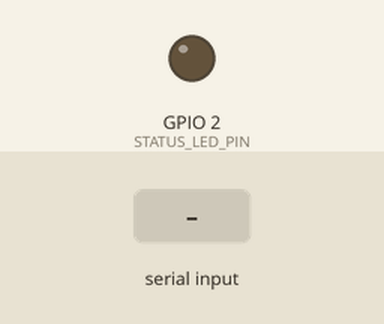
Recording of a sketch running on a simulated ESP32. Shown: output pins drawn as LEDs (lit = HIGH). The inputs (shaded band) are chosen by the test bench. What the sketch prints to the serial monitor is not drawn.

Above: at 12.2 s.
12.3 s: "MASTER_DATA:\n" received over the second serial link
At 12.7 s:
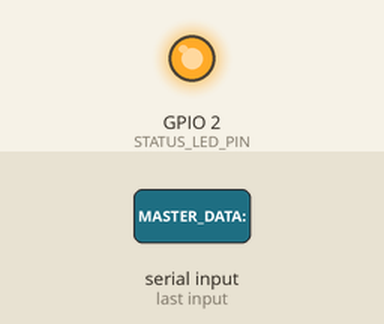
13.8 s: "INIT_MASTER\n" received over the second serial link
At 15.0 s:
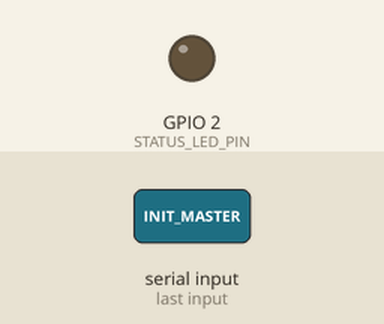
15.3 s: "SLAVE_READY\n" received over the second serial link
Timing chart, 0 to 18.3 s (numbered marks = the images above; inputs shaded):
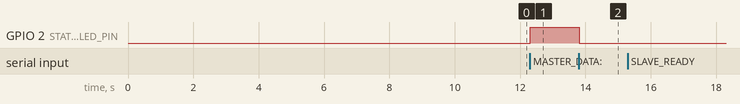

The sketch:

ESP32_______.ino
```cpp
/*
 * ESP32 纯串口通信版
 * 功能：只进行串口通信，不包含WiFi功能
 * 避免WiFi导致的重启问题
 */

// 串口配置
#define MEGA_TX_PIN 16     // ESP32 TX
#define MEGA_RX_PIN 17     // ESP32 RX
#define STATUS_LED_PIN 2   // 状态指示

// 在ESP32上使用Serial2与Mega2560通信
#define megaSerial Serial2

// 系统状态
bool megaConnected = false;
unsigned long lastHeartbeat = 0;
int dataCount = 0;

// 数据统计
unsigned long totalDataReceived = 0;
unsigned long totalDataSent = 0;
unsigned long lastStatsTime = 0;

void setup() {
  Serial.begin(115200);
  delay(1000);

  Serial.println("==========================================");
  Serial.println("ESP32 纯串口通信版启动");
  Serial.println("==========================================");

  // 初始化引脚
  pinMode(STATUS_LED_PIN, OUTPUT);
  digitalWrite(STATUS_LED_PIN, LOW);

  // 初始化与Mega2560的通信
  megaSerial.begin(115200, SERIAL_8N1, MEGA_RX_PIN, MEGA_TX_PIN);

  Serial.println("ESP32初始化完成！");

  // 发送初始化响应
  megaSerial.println("ESP32_READY");
  Serial.println("发送ESP32_READY到Mega2560");

  // 等待Mega2560响应
  unsigned long timeout = millis() + 10000;
  while (millis() < timeout) {
    if (megaSerial.available()) {
      String response = megaSerial.readStringUntil('\n');
      response.trim();

      Serial.println("收到Mega2560消息: " + response);

      if (response == "INIT_MASTER" || response == "SLAVE_READY") {
        megaConnected = true;
        digitalWrite(STATUS_LED_PIN, HIGH);
        Serial.println("Mega2560连接成功！");
        break;
      }
    }
    delay(100);
  }

  if (!megaConnected) {
    Serial.println("Mega2560连接超时！");
  }

  Serial.println("==========================================");
  Serial.println("系统就绪，开始数据通信");
  Serial.println("==========================================");
}

void loop() {
  // 处理与Mega2560的通信
  handleMegaCommunication();

  // 发送心跳
  sendHeartbeat();

  // 显示统计信息
  showStats();

  delay(10);
}

// 处理Mega2560通信
void handleMegaCommunication() {
  if (megaSerial.available()) {
    String data = megaSerial.readStringUntil('\n');
    data.trim();

    if (data.length() > 0) {
      dataCount++;
      totalDataReceived++;

      Serial.println("收到数据 #" + String(dataCount) + ": " + data);
      Serial.println("数据长度: " + String(data.length()));

      // 处理不同类型的数据
      if (data.startsWith("MASTER_DATA:")) {
        handleMasterData(data);
      } else if (data.startsWith("SLAVE_STATUS:") || data.startsWith("SLAVE_DATA:")) {
        handleSlaveData(data);
      } else if (data == "INIT_MASTER" || data == "SLAVE_READY") {
        megaConnected = true;
        digitalWrite(STATUS_LED_PIN, HIGH);
        Serial.println("Mega2560重新连接成功！");
      } else {
        Serial.println("其他数据: " + data);
      }

      // 状态指示
      digitalWrite(STATUS_LED_PIN, !digitalRead(STATUS_LED_PIN));
    }
  }
}

// 处理主设备数据
void handleMasterData(String data) {
  Serial.println("处理主设备数据: " + data);

  // 解析数据
  if (data.length() > 12) { // "MASTER_DATA:" 长度为12
    String dataPart = data.substring(12);
    Serial.println("数据部分: " + dataPart);

    // 分割数据
    int commaCount = 0;
    for (int i = 0; i < dataPart.length(); i++) {
      if (dataPart.charAt(i) == ',') {
        commaCount++;
      }
    }
    Serial.println("数据字段数量: " + String(commaCount + 1));

    // 这里可以添加数据解析和存储逻辑
    // 例如：解析舵机角度、编码器值等
  }
}

// 处理从设备数据
void handleSlaveData(String data) {
  Serial.println("处理从设备数据: " + data);

  // 这里可以添加从设备数据处理逻辑
}

// 发送心跳
void sendHeartbeat() {
  if (millis() - lastHeartbeat > 5000) { // 每5秒发送一次
    if (megaConnected) {
      megaSerial.println("ESP32_HEARTBEAT");
      Serial.println("发送心跳到Mega2560");
      totalDataSent++;
    }
    lastHeartbeat = millis();
  }
}

// 显示统计信息
void showStats() {
  if (millis() - lastStatsTime > 30000) { // 每30秒显示一次
    Serial.println("==========================================");
    Serial.println("系统统计信息:");
    Serial.println("Mega2560连接状态: " + String(megaConnected ? "已连接" : "未连接"));
    Serial.println("接收数据总数: " + String(totalDataReceived));
    Serial.println("发送数据总数: " + String(totalDataSent));
    Serial.println("运行时间: " + String(millis() / 1000) + "秒");
    Serial.println("==========================================");
    lastStatsTime = millis();
  }
}

// 获取连接状态
bool isMegaConnected() {
  return megaConnected;
}

// 获取系统状态
String getSystemStatus() {
  String status = "Mega: " + String(megaConnected ? "已连接" : "未连接") +
                  ", 接收: " + String(totalDataReceived) +
                  ", 发送: " + String(totalDataSent);
  return status;
}
```

Measured:
- after the input at 12.3 s, GPIO 2 (STATUS_LED_PIN): LOW → HIGH at once
- after the input at 13.8 s, GPIO 2 (STATUS_LED_PIN): HIGH → LOW at once
